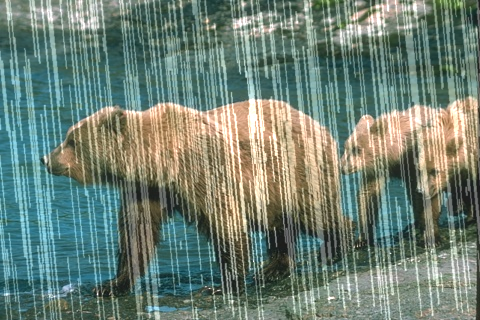
#> input picture model/test/test_data/R100H/inputcrop/1.png, 480 x 320 px, found by its file name
$ python test_fft_y_channel_analysis.py
#> lines starting #> are read from the running program, lines starting #| are printed output that depends on the picture
# test_fft_y_channel_analysis.py
"""
import cv2
import matplotlib.pyplot as plt
import numpy as np
from fft_helpers import generate_fft_YCRCB, normalize_diff

# === File Paths ===
gt_path = "/Users/gennadumont/Downloads/MSPFN-deraining/model/test/test_data/R100H/cleancrop/1.png"
rain_path = "/Users/gennadumont/Downloads/MSPFN-deraining/model/test/test_data/R100H/inputcrop/1.png"

# === Load FFTs for YCrCb ===
mag_gt, phase_gt, raw_mag_gt = generate_fft_YCRCB(gt_path)
mag_rain, phase_rain, raw_mag_rain = generate_fft_YCRCB(rain_path)

# === Compute Diffs ===
diff_mag = raw_mag_gt - raw_mag_rain
diff_phase = phase_gt - phase_rain

# === Normalize for Display ===
norm_diff_mag = normalize_diff(diff_mag)
norm_diff_phase = normalize_diff(diff_phase)

# === Reconstruct using Y-channel diff only ===
def reconstruct_Y_only(groundtruth_path, rain_path):
    gt_img = cv2.imread(groundtruth_path)
    rain_img = cv2.imread(rain_path)

    gt_ycrcb = cv2.cvtColor(gt_img, cv2.COLOR_BGR2YCrCb)
    rain_ycrcb = cv2.cvtColor(rain_img, cv2.COLOR_BGR2YCrCb)

    gt_Y, _, _ = cv2.split(gt_ycrcb)
    rain_Y, rain_Cr, rain_Cb = cv2.split(rain_ycrcb)

    # FFT on both Y channels
    fft_gt_Y = np.fft.fftshift(np.fft.fft2(gt_Y))
    fft_rain_Y = np.fft.fftshift(np.fft.fft2(rain_Y))

    # Separate mag and phase
    mag_gt = np.abs(fft_gt_Y)
    phase_rain = np.angle(fft_rain_Y)
    mag_rain = np.abs(fft_rain_Y)

    # Calculate mag difference
    mag_diff = mag_gt - mag_rain
    recon_mag = mag_rain + mag_diff

    # Combine new mag with original rain phase
    combined_fft = recon_mag * np.exp(1j * phase_rain)
    combined_fft = np.fft.ifft2(np.fft.ifftshift(combined_fft))
    new_Y = np.abs(combined_fft).astype(np.uint8)

    # Reconstruct image with modified Y and original Cr/Cb
    new_ycrcb = cv2.merge([new_Y, rain_Cr, rain_Cb])
    new_bgr = cv2.cvtColor(new_ycrcb, cv2.COLOR_YCrCb2BGR)

    # Show result
    plt.figure(figsize=(10, 4))
    plt.subplot(1, 2, 1)
    plt.imshow(cv2.cvtColor(rain_img, cv2.COLOR_BGR2RGB))
    plt.title("Original Rain Image")
    plt.axis("off")

    plt.subplot(1, 2, 2)
    plt.imshow(cv2.cvtColor(new_bgr, cv2.COLOR_BGR2RGB))
    plt.title("Reconstructed w/ Y Diff Only")
    plt.axis("off")
    plt.tight_layout()
    plt.show()

    cv2.imwrite("reconstructed_Y_only.png", new_bgr)
    print("Saved: reconstructed_Y_only.png")


# === Run it ===
reconstruct_Y_only(gt_path, rain_path)
"""


import cv2
import numpy as np
import matplotlib.pyplot as plt

def suppress_high_freq_fft_Y(rain_path, suppression_strength=2):
#> called with suppression_strength = 2
    rain_img = cv2.imread(rain_path)
#> rain_img is the input picture: shape (320, 480, 3); mean B, G, R 117.5, 129.8, 111.9
    rain_ycrcb = cv2.cvtColor(rain_img, cv2.COLOR_BGR2YCrCb)
#> rain_ycrcb: shape (320, 480, 3); mean of channels 0, 1, 2 123, 120, 124.9
    rain_Y, rain_Cr, rain_Cb = cv2.split(rain_ycrcb)
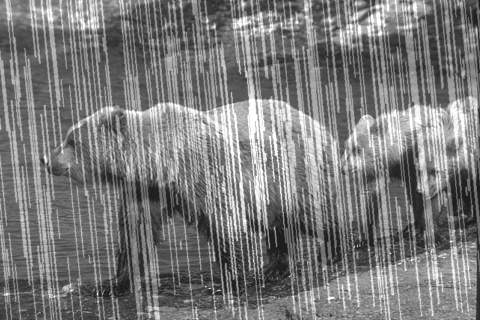
#> rain_Y: shape (320, 480); min 18, max 255, mean 123
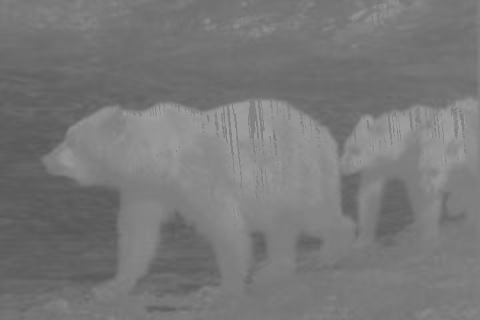
#> rain_Cr: shape (320, 480); min 86, max 162, mean 120
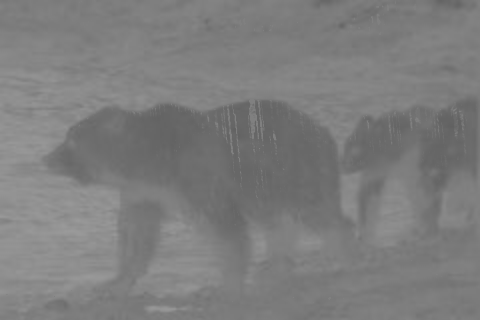
#> rain_Cb: shape (320, 480); min 97, max 154, mean 124.9

    fft_Y = np.fft.fftshift(np.fft.fft2(rain_Y))
    mag = np.abs(fft_Y)
    phase = np.angle(fft_Y)
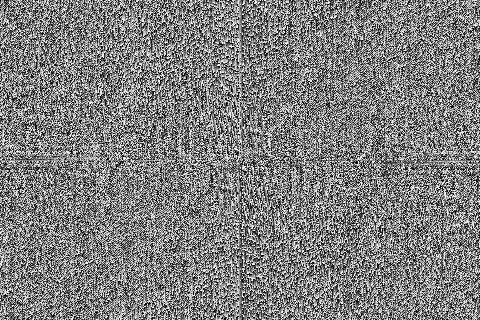
#> phase: shape (320, 480) float64; min -3.14, max 3.14, mean -2.05e-05; drawn with min black and max white

    rows, cols = rain_Y.shape
#> rows = 320; cols = 480
    crow, ccol = rows // 2, cols // 2
#> crow = 160; ccol = 240
    y, x = np.ogrid[:rows, :cols]
#> y = 320 values from 0 to 319
    distance = np.sqrt((x - ccol) ** 2 + (y - crow) ** 2)
    max_dist = np.sqrt(crow**2 + ccol**2)
#> max_dist = 288.4
    suppression_mask = 1 - suppression_strength * (distance / max_dist)
    suppression_mask = np.clip(suppression_mask, 0, 1)

    new_mag = mag * suppression_mask

    suppressed_fft = new_mag * np.exp(1j * phase)
    new_Y = np.fft.ifft2(np.fft.ifftshift(suppressed_fft))
    new_Y = np.abs(new_Y).astype(np.uint8)
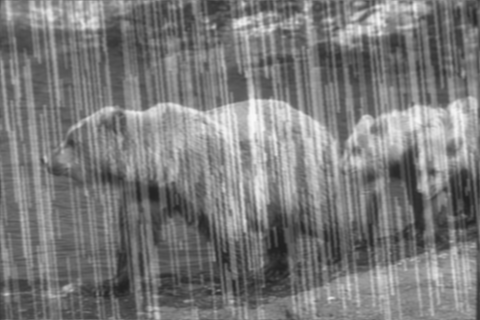
#> new_Y: shape (320, 480); min 32, max 249, mean 122.5

    new_ycrcb = cv2.merge([new_Y, rain_Cr, rain_Cb])
#> new_ycrcb: shape (320, 480, 3); mean of channels 0, 1, 2 122.5, 120, 124.9
    new_bgr = cv2.cvtColor(new_ycrcb, cv2.COLOR_YCrCb2BGR)
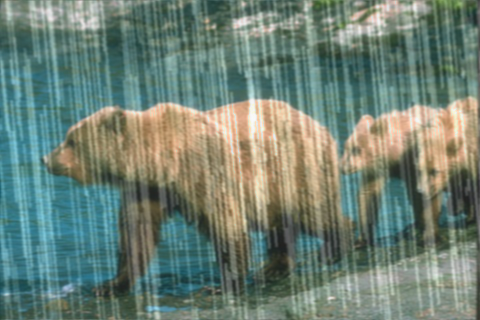
#> new_bgr: shape (320, 480, 3); mean B, G, R 117, 129.3, 111.4

    plt.figure(figsize=(10, 4))
    plt.subplot(1, 2, 1)
    plt.imshow(cv2.cvtColor(rain_img, cv2.COLOR_BGR2RGB))
    plt.title("Original Rainy Image")
    plt.axis("off")

    plt.subplot(1, 2, 2)
    plt.imshow(cv2.cvtColor(new_bgr, cv2.COLOR_BGR2RGB))
    plt.title("Rain Reduced (FFT Suppression)")
    plt.axis("off")
    plt.tight_layout()
    plt.show()
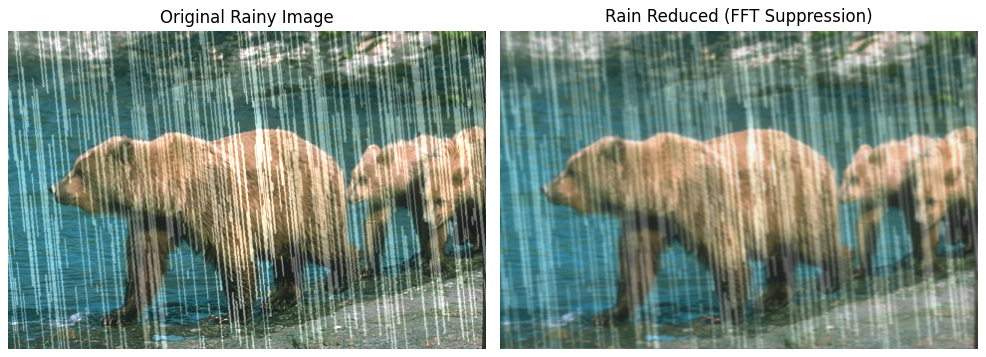
#> figure drawn by matplotlib, 2 panels

    cv2.imwrite("rain_reduced_fft_only.png", new_bgr)
    print("Saved: rain_reduced_fft_only.png")

suppress_high_freq_fft_Y("/Users/gennadumont/Downloads/MSPFN-deraining/model/test/test_data/R100H/inputcrop/1.png")

$ run again, with model/test/test_data/R100H/inputcrop/10.png copied over model/test/test_data/R100H/inputcrop/1.png
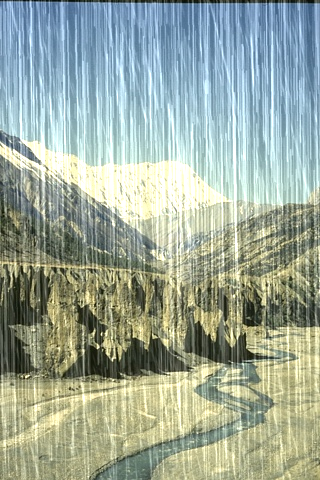
#> input picture model/test/test_data/R100H/inputcrop/10.png, 320 x 480 px, found by its file name
#> in suppress_high_freq_fft_Y, rain_img is the input picture: shape (480, 320, 3); mean B, G, R 156.4, 170, 156.8
#> rain_ycrcb: shape (480, 320, 3); mean of channels 0, 1, 2 164.5, 122.5, 123.4
#> in suppress_high_freq_fft_Y, `new_Y = np.abs(new_Y).astype(np.uint8)`:
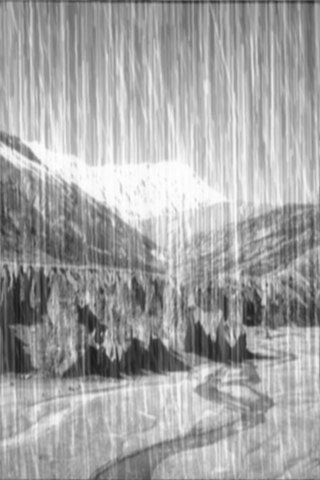
#> new_Y: shape (480, 320); min 27, max 253, mean 164
#> new_ycrcb: shape (480, 320, 3); mean of channels 0, 1, 2 164, 122.5, 123.4
#> in suppress_high_freq_fft_Y, `plt.show()`:
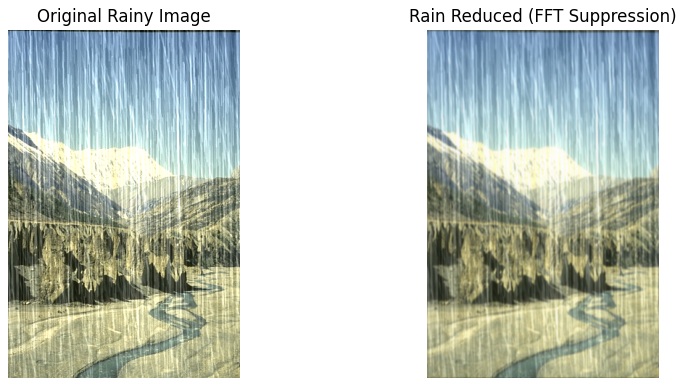
#> figure drawn by matplotlib, 2 panels
